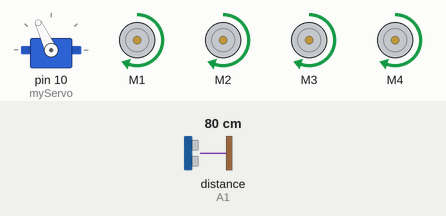
Simulated run of this sketch. Board: Arduino Uno, built with avr-gcc and run on an emulated ATmega328P. On the bench: servo, 4 × DC motor (green arrow = forward, orange = backward, longer = faster). The test bench sets the inputs (shaded band); at power-on: distance to the obstacle (sensor on A1) 80 cm. The echo pulse lasts 58.3 µs per cm.

Above: at 3.2 s.
3.3 s: distance to the obstacle (sensor on A1) set to 28 cm
4.8 s: distance to the obstacle (sensor on A1) set to 21 cm
At 4.96 s:
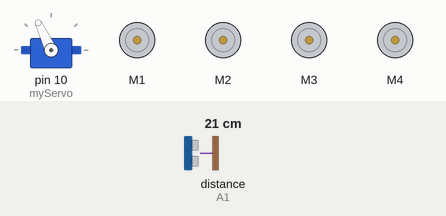
At 6.1 s:
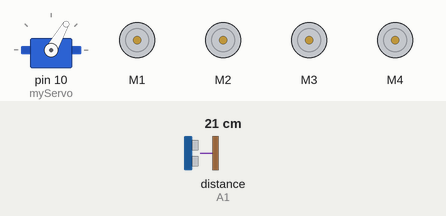
7.8 s: distance to the obstacle (sensor on A1) set to 35 cm
10.8 s: distance to the obstacle (sensor on A1) set to 2 cm
At 12.52 s:
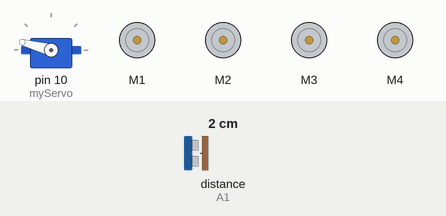
Timing chart, 0 to 14.8 s (numbered marks = the images above; inputs shaded):
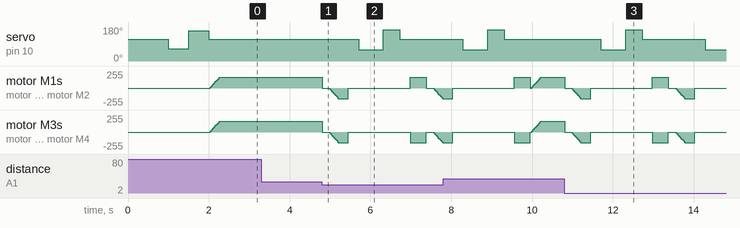

The sketch:

CARRO_QUE_EVITA__OBSTACULOS_4_MOTORES.ino
```cpp
#include <Servo.h>
#include <NewPing.h>
#include <AFMotor.h>

#define TRIG_PIN A0
#define ECHO_PIN A1
#define distMax 200

NewPing Dist(TRIG_PIN, ECHO_PIN, distMax); //(trig,echo,dist max)
Servo myServo;

int distancia = 0;
int distanciaD = 0;
int distanciaIz = 0;
boolean Booleano = false;

AF_DCMotor motorLeft1(1, MOTOR12_1KHZ);
AF_DCMotor motorLeft2(2, MOTOR12_1KHZ);
AF_DCMotor motorRight1(3, MOTOR34_1KHZ);
AF_DCMotor motorRight2(4, MOTOR34_1KHZ);

void setup() {
  myServo.attach(10);
  myServo.write(115);
  delay(1000);
  myServo.write(65);
  delay(500);
  myServo.write(160);
  delay(500);
  myServo.write(115);
}

void loop() {
distancia = medirDistancia();
if (distancia >= 25 && distancia <= 250)
{
  Adelante();
}
else if (distancia < 25)
{
  Frenar();
  delay(150);
  Reversa();
  delay(250);
  Frenar();
  delay(250);
  distanciaD = mirarDerecha();
  delay(250);
  distanciaIz = mirarIzquierda();
  delay(250);

  if(distanciaD >= distanciaIz)
    {
      GirarDerecha();
      Frenar();
    }
    else if(distanciaIz >= distanciaD)
    {
      GirarIzquierda();
      Frenar();
    }
  }
}

int mirarDerecha()
{
    myServo.write(60);
    delay(350);
    int distancia = medirDistancia();
    return distancia;
}

int mirarIzquierda()
{
    myServo.write(165);
    delay(350);
    int distancia = medirDistancia();
    delay(50);
    myServo.write(115);
    return distancia;
}

  int medirDistancia()
  {
    delay(10);
    int ditanciaCM = Dist.ping_cm();
    if(ditanciaCM <= 0 || ditanciaCM >= 250)
    {
      ditanciaCM = 250;
    }
    return ditanciaCM;
  }

void Frenar() {
  motorLeft1.run(RELEASE);
  motorLeft2.run(RELEASE);
  motorRight1.run(RELEASE);
  motorRight2.run(RELEASE);
 }

void Adelante() {
 if(Booleano == false)
  {
    Booleano = true;
    motorLeft1.run(FORWARD);
    motorLeft2.run(FORWARD);
    motorRight1.run(FORWARD);
    motorRight2.run(FORWARD);
    controlVelocidad();
  }
}

void Reversa() {
    Booleano = false;
    motorLeft1.run(BACKWARD);
    motorLeft2.run(BACKWARD);
    motorRight1.run(BACKWARD);
    motorRight2.run(BACKWARD);
    controlVelocidad();
}

void GirarDerecha() {
  motorLeft1.run(FORWARD);
  motorLeft2.run(FORWARD);
  motorRight1.run(BACKWARD);
  motorRight2.run(BACKWARD);
  delay(400);
}

void GirarIzquierda() {
  motorLeft1.run(BACKWARD);
  motorLeft2.run(BACKWARD);
  motorRight1.run(FORWARD);
  motorRight2.run(FORWARD);
  delay(400);
}

 void controlVelocidad(){
   for (int velocidad = 0; velocidad < 160; velocidad +=2)
   {
      motorLeft1.setSpeed(velocidad);
      motorLeft2.setSpeed(velocidad);
      motorRight1.setSpeed(velocidad);
      motorRight2.setSpeed(velocidad);
      delay(3);
   }
  }
```

Measured:
- the behaviour switches between 25 and 24 cm on distance to the obstacle (sensor on A1) (found by bisection; images 0 and 1)
- after the input at 3.3 s, every drawn part: stays the same
- after the input at 4.8 s, servo on pin 10 (myServo): 115° → 60° after 0.91 s, → 165° 0.61 s later, → 115° 0.41 s later; motor M3, motor M4: ramps from stopped to backward 158/255 and jumps back, once every 1.9 s
